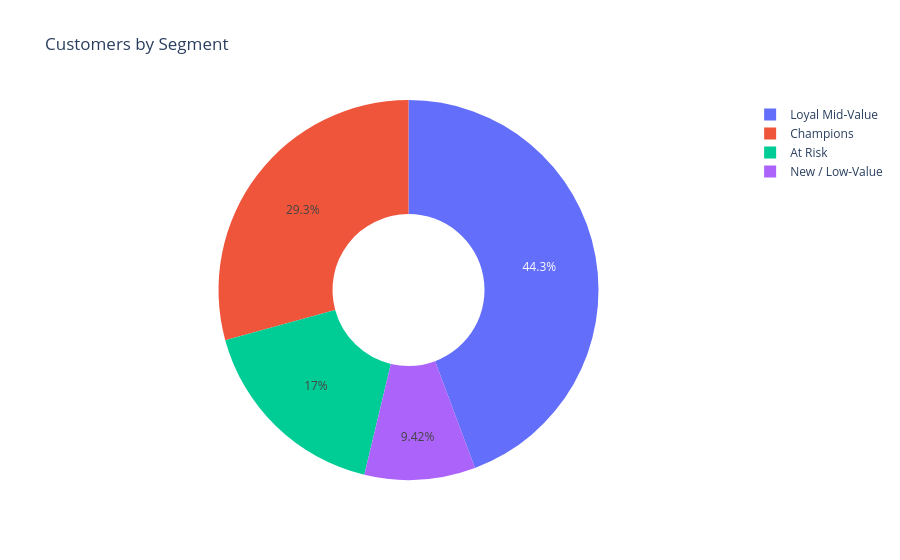

Notebook code for this chart:
### Code cell
segments_df = pd.read_csv(PROJECT_ROOT / "data" / "processed" / "customer_segments.csv")

fig = px.pie(segments_df["segment"].value_counts().reset_index(),
             values="count", names="segment", hole=0.4, title="Customers by Segment")
fig.show()

### Figure 1 — Plotly figure (JSON) as saved in the notebook; plotly's stock layout.template omitted (floating-point values rounded to 4 significant figures)
{"data": [{"domain": {"x": [0.0, 1.0], "y": [0.0, 1.0]}, "hole": 0.4, "hovertemplate": "segment=%{label}<br>count=%{value}<extra></extra>", "labels": ["Loyal Mid-Value", "Champions", "At Risk", "New / Low-Value"], "legendgroup": "", "name": "", "showlegend": true, "type": "pie", "values": [362, 239, 139, 77]}], "layout": {"legend": {"tracegroupgap": 0}, "title": {"text": "Customers by Segment"}}}
